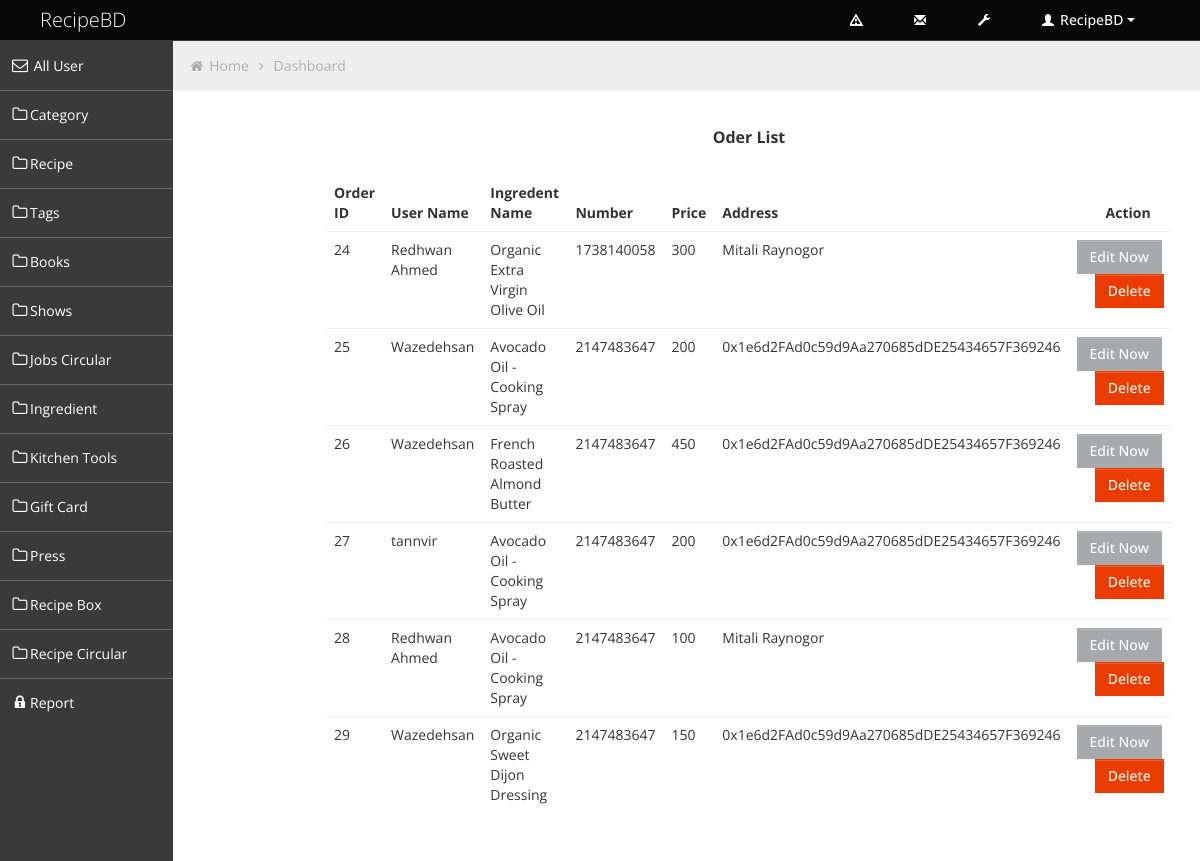
/admin/all_oder.php, run on the app's committed database.
### tables this page shows
CREATE TABLE `card_booking` (
  `id` int(11) NOT NULL,
  `c_id` int(11) NOT NULL,
  `u_name` varchar(255) NOT NULL,
  `u_number` int(12) NOT NULL,
  `i_name` varchar(50) NOT NULL,
  `price` int(11) NOT NULL,
  `address` varchar(250) NOT NULL
);

### admin/all_oder.php (the view, shortened to what this page needs)
<?php
include('header.php');
$sql = "SELECT * FROM card_booking";
$result = mysqli_query($conn, $sql);
?>
		<div class="container-fluid-full">
		<div class="row-fluid">
<?php include('sidebar.php'); ?>
			<div id="content" class="span10">
			<ul class="breadcrumb">
				<li>
					<i class="icon-home"></i>
					<a href="index.html">Home</a>
					<i class="icon-angle-right"></i>
				</li>
				<li><a href="#">Dashboard</a></li>
			</ul>
			<div class="row-fluid">
				<div class="clearfix">
    <div class="cintainer">
      <div class="row">
        <div class="col-md-9" style="margin-left: 155px;">
          <h2 style="text-align: center;">Oder List</h2>
          <br>
          <table class="table">
            <thead>
              <tr>
                <th>Order ID</th>
                <th>User Name</th>
                <th>Ingredent Name</th>
                <th>Number</th>
                <th>Price</th>
                <th>Address</th>
                <th>&nbsp;&nbsp;&nbsp;&nbsp;&nbsp;&nbsp;&nbsp;&nbsp;Action</th>
              </tr>
            </thead>
            <tbody>
              <?php
                while($row = mysqli_fetch_assoc($result)){
              ?>
              <tr>
                <td><?php echo $row['id']?></td>
                <td><?php echo $row['u_name']?></td>
                <td><?php echo $row['i_name']?></td>
                <td><?php echo $row['u_number']?></td>
                <td><?php echo $row['price']?></td>
                <td><?php echo $row['address']?></td>
                <td><a class="btn btn-succees" href="edit_booking.php?id=<?php echo $row['id'];?>&tk=<?php echo $row['price']; ?>">Edit Now</a>&nbsp;&nbsp;&nbsp;&nbsp;&nbsp;<a class="btn btn-danger" onclick="return confirm('Are You Sure!!! You Delete this?')" href="delete_payment.php?id=<?php echo $row['id'];?>">Delete</a></td>
              </tr>
              <?php
              }
              ?>
            </tbody>
          </table>
        </div>
      </div>
    </div>
				</div>
			</div>
	</div>
		</div>
		</div>
<?php include('footer.php'); ?>

### admin/css/style.css (style rules this page uses)
body { background: #F5F5F5; color: #333; border: none; font-family: 'Open Sans', sans-serif; font-weight: 400; }
h2 { font-size: 16px; line-height: 16px; }
#content { background: #ffffff; filter: none; min-height: 100%; padding: 20px 20px; position: relative; }
.breadcrumb { margin: -28px -28px 28px -28px; line-height: 34px; background: #eee; border: 0px; color: #aaa; -webkit-box-shadow: none; -moz-box-shadow: none; box-shadow: none; -webkit-border-radius: 0px; -moz-border-radius: 0px; border-radius: 0px; }
.breadcrumb a { color: #aaa; text-shadow: 0px 1px 1px #fff; }
.btn { display: inline-block; padding: 6px 12px; margin-bottom: 0; font-size: 14px; font-weight: 500; line-height: 20px; text-align: center; white-space: nowrap; vertical-align: middle; cursor: pointer; border: 1px solid #a7a9aa; -webkit-border-radius: 0px !important; border-radius: 0px !important; }
.btn { color: #ffffff; background-color: #a7a9aa; border-color: #a7a9aa; background-image: none; filter: none; text-shadow: none; }
.btn-danger { background-color: #EB3C00; border-color: #EB3C00; }
.table th, .table td { border-top: 1px solid #eee; }

### admin/css/style-responsive.css (style rules this page uses)
@media (min-width: 1200px) { .container-fluid-full { overflow: hidden; position: relative; height: 100%; } }
@media (min-width: 1200px) { #content { width: 85.578%; padding: 28px; margin: 0px 0px; margin-left: 14.422% !important; } }

### admin/css/halflings.css (style rules this page uses)
html, html .halflings { -webkit-font-smoothing: antialiased !important; }

### data on the page
card_booking: id "24", u_name "Redhwan Ahmed", i_name "Organic Extra Virgin Olive Oil", u_number "1738140058", price "300", address "Mitali Raynogor"
card_booking: id "25", u_name "Wazedehsan", i_name "Avocado Oil - Cooking Spray", u_number "2147483647", price "200", address "0x1e6d2FAd0c59d9Aa270685dDE25434657F369246"
card_booking: id "26", u_name "Wazedehsan", i_name "French Roasted Almond Butter", u_number "2147483647", price "450", address "0x1e6d2FAd0c59d9Aa270685dDE25434657F369246"
card_booking: id "27", u_name "tannvir", i_name "Avocado Oil - Cooking Spray", u_number "2147483647", price "200", address "0x1e6d2FAd0c59d9Aa270685dDE25434657F369246"
card_booking: id "28", u_name "Redhwan Ahmed", i_name "Avocado Oil - Cooking Spray", u_number "2147483647", price "100", address "Mitali Raynogor"
card_booking: id "29", u_name "Wazedehsan", i_name "Organic Sweet Dijon Dressing", u_number "2147483647", price "150", address "0x1e6d2FAd0c59d9Aa270685dDE25434657F369246"
